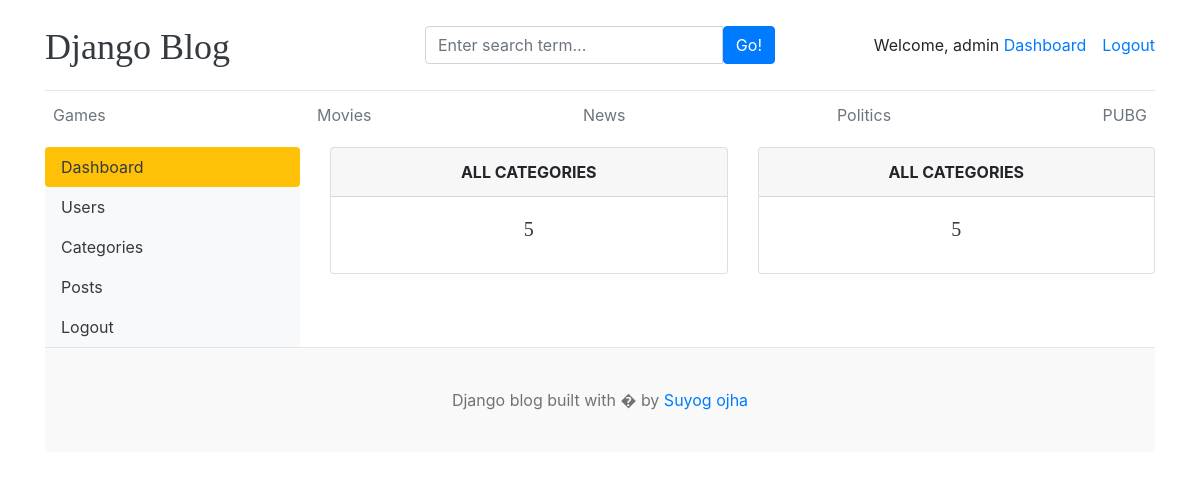
Before: /dashboard/ (signed in) with the older database file.
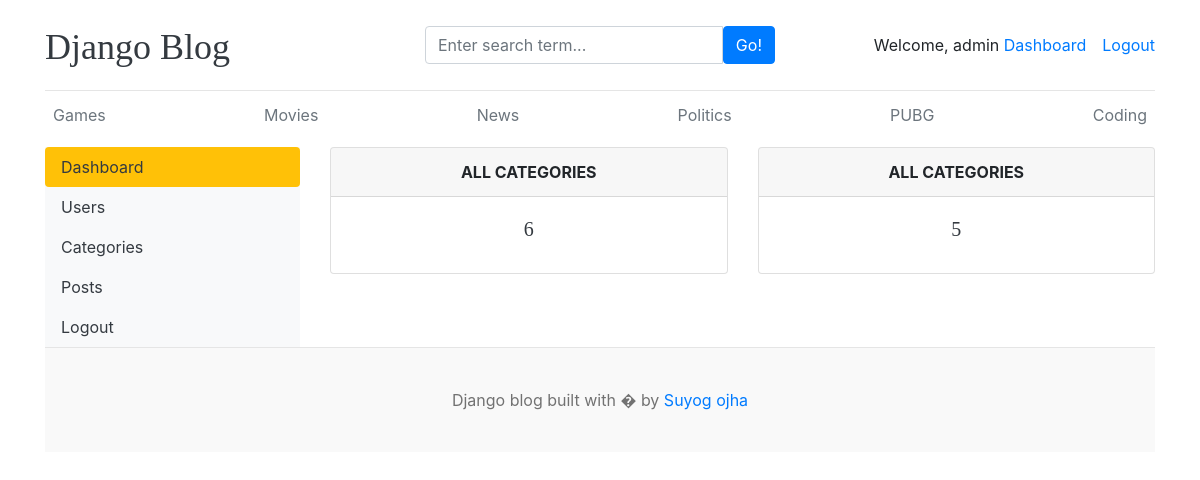
After: the same page with the newer database file.
### blogs/models.py (models this page shows, shortened)
class Category(models.Model):
    category_name = models.CharField(max_length=50, unique=True)
    created_at = models.DateTimeField(auto_now_add=True)
    updated_at = models.DateTimeField(auto_now=True)
    class Meta:
        verbose_name_plural = 'categories'

### dashboards/views.py (the view)
# urls.py: path('dashboard/', include('dashboards.urls')),
@login_required(login_url='login')
def dashboard(request):
    category_count = Category.objects.all().count()
    blog_count = Blog.objects.all().count()
    context = {
        'category_count': category_count,
        'blog_count': blog_count,
    }
    return render(request, 'dashboard/dashboard.html', context)

### blogs/context_processors.py (called while the page is built)
def get_categories(request):
    categories = Category.objects.all()
    return dict(categories=categories)

### templates/dashboard/dashboard.html
{% extends 'base.html' %}
{% block content %}
<div class="row">
    {% include 'dashboard/sidebar.html' %}
    <div class="col-md-9">
        <div class="row">
            <div class="col">
                <div class="card border-default mb-3">
                    <div class="card-header text-center text-uppercase font-weight-bold">All Categories
                    </div>
                    <div class="card-body text-dark">
                        <h5 class="card-title text-center">{{ category_count }}</h5>
                    </div>
                </div>
            </div>
            <div class="col">
                <div class="card border-default mb-3">
                    <div class="card-header text-center text-uppercase font-weight-bold">All Categories
                    </div>
                    <div class="card-body text-dark">
                        <h5 class="card-title text-center">{{ blog_count }}</h5>
                    </div>
                </div>
            </div>
        </div>
    </div>
</div>
{% endblock %}

### templates/base.html (shortened to what this page needs)
{% load static %}
<!DOCTYPE html>
<html lang="en">
<head>
    <link href="https://getbootstrap.com/docs/4.0/dist/css/bootstrap.min.css" rel="stylesheet">
    <link rel="stylesheet" href="/static/css/blog.css" type="text/css">
    <link rel="stylesheet" href="https://cdnjs.cloudflare.com/ajax/libs/font-awesome/4.7.0/css/font-awesome.min.css">
  </head>
<body>
    <div class="container">
      <header class="blog-header py-3">
        <div class="row flex-nowrap justify-content-between align-items-center">
          <div class="col-4 pt-1">
            <a class="blog-header-logo text-dark" href="/">Django Blog</a>
          </div>
          <div class="col-4">
            <form action="{% url 'search' %}" method="GET">
              <div class="input-group">
                <input class="form-control" type="text" name="keyword" value="{{ keyword }}" placeholder="Enter search term..." aria-label="Enter search term..." aria-describedby="button-search" />
                <button type="submit" class="btn btn-primary" id="button-search" type="button">Go!</button>
            </div>
            </form>
          </div>
          <div class="col-4 d-flex justify-content-end align-items-center">
            {% if not user.is_authenticated %}
            <a class="btn btn-sm btn-warning" href="{% url 'login' %}">Login</a> &nbsp;
            <a class="btn btn-sm btn-outline-secondary" href="{% url 'register' %}">Register</a>
            {% else %}
            <span>Welcome, {{ user }} <a href="{% url 'dashboard' %}"><span>Dashboard</span></a> </span>
            <span><a href="{% url 'logout' %}">Logout</a></span>
            {% endif %}
          </div>
        </div>
      </header>
      <div class="nav-scroller py-1 mb-2">
        <nav class="nav d-flex justify-content-between">
          {% for cat in categories %}
          <a class="p-2 text-muted" href="{% url 'posts_by_category' cat.id %}">{{ cat.category_name }}</a>
          {% endfor %}
        </nav>
      </div>
{% block content %}
{% endblock content %}
<footer class="blog-footer">
  <p>Django blog built with � by <a href="#">Suyog ojha</a></p>
</footer>
</body>
</html>

Changed rows visible on the page:
added Category: category_name "Coding"
Other visible differences:
{{ category_count }}: "5" → "6"
